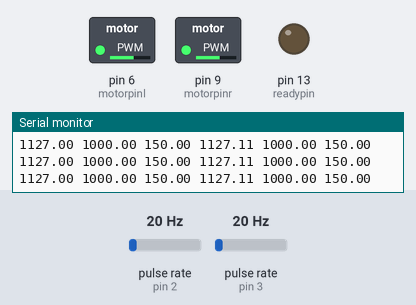
The sketch below on a simulated Arduino Uno, built with avr-gcc and run on an emulated ATmega328P. Shown: switched loads named in the sketch (green lamp = pin HIGH), output pins drawn as LEDs (lit = HIGH), the last lines printed to the serial monitor. Wiring (inferred from the names in the program): 2 × pulse sensor: data pin 2 / data pin 3. Dashed ring = blinking. Inputs (shaded band) come from the test bench; at power-on: pulse rate (sensors on pin 2, pin 3) 20 Hz.

Above: at 1.2 s.
1.3 s: pulse rate (sensor on pin 2) set to 4 Hz
At 2.6 s:
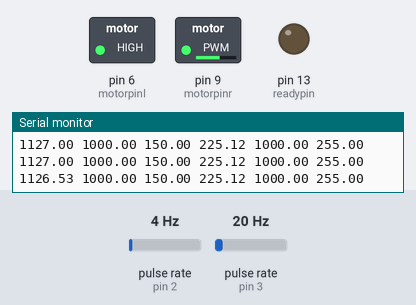
4.3 s: pulse rate (sensor on pin 3) set to 4 Hz
At 5.2 s:
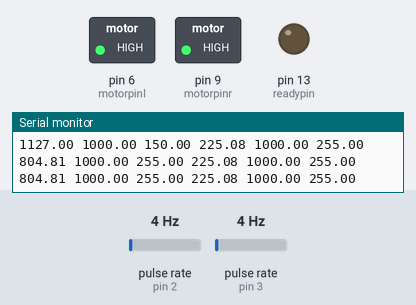
6.0 s: pulse rate (sensor on pin 2) set to 50 Hz
At 7.4 s:
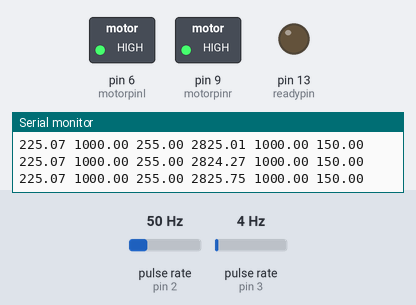
9.0 s: pulse rate (sensor on pin 2) set to 150 Hz
At 9.96 s:
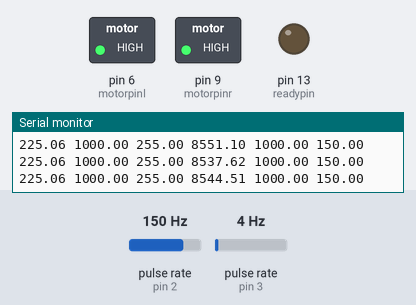
12.0 s: pulse rate (sensor on pin 2) set to 100 Hz
13.5 s: pulse rate (sensor on pin 2) set to 196 Hz
Timing chart, 0 to 16.8 s (numbered marks = the images above; inputs shaded):
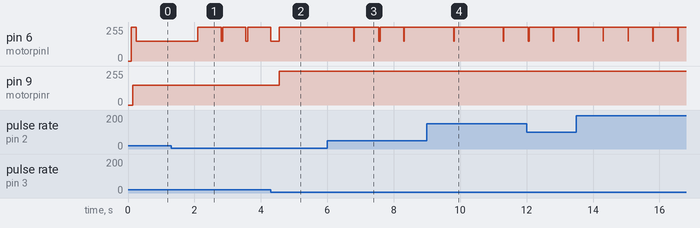

The sketch:

Tachometer2.ino
```cpp
#include <PID_v1.h>

const int r_sensor = 2;
const int l_sensor = 3;
volatile bool right_sensor_triggered = false;
volatile bool left_sensor_triggered = false;
double time_trip_r = 0;
double time_trip_l = 0;
double rpm_r = 0;
double rpm_l = 0;
//int threshold = 300;
double setspeed_r = 1000;
double setspeed_l = 1000;
double r_motor_in = 200;
double l_motor_in = 200;
double avgbuffer_r = 0;
int avgcounter_r = 0;
double avgbuffer_l = 0;
int avgcounter_l = 1;
double rpm_out_r = 0;
double rpm_out_l = 0;
int readypin = 13;
String inString = "";  // string to hold Serial input
int idlespeed = 150;
int diff = 25; // launch speed difference threshold (RPM)

int movmean = 3;

int motorpinr = 9;
int motorpinl = 6;

double Kp = 1.75, Ki = 0.075 ,Kd = 0;

PID r_PID(&rpm_out_r, &r_motor_in, &setspeed_r, Kp, Ki, Kd, DIRECT);
PID l_PID(&rpm_out_l, &l_motor_in, &setspeed_l, Kp, Ki, Kd, DIRECT);

/* TODO write interrupt functions */
void right_sensor_ISR()
{
	right_sensor_triggered = true;
/*
	rpm_r = (1/((millis()-time_trip_r)/1000))*600*6;
	//r_status = true;
	time_trip_r = millis();
	avgbuffer_r += rpm_r;
	avgcounter_r++;
*/
}

void left_sensor_ISR()
{
	left_sensor_triggered = true ;
/*
	rpm_l = (1/((millis()-time_trip_l)/1000))*600*6;
	//l_status = true;
	time_trip_l = millis();
	avgbuffer_l += rpm_l;
	avgcounter_l++;
*/
}

void setup() {
	Serial.begin(115200);
	pinMode(motorpinr, OUTPUT);
	pinMode(motorpinl, OUTPUT);
	//pinMode(r_sensor,INPUT);
	//pinMode(l_sensor,INPUT);
	pinMode(readypin, OUTPUT);
	r_PID.SetMode(AUTOMATIC);
	l_PID.SetMode(AUTOMATIC);
	TCCR0B = TCCR0B & B11111000 | B00000001;  // set timer 0 divisor to 1 for PWM frequency of 62500.00 Hz
	TCCR1B = TCCR1B & B11111000 | B00000001;  // set timer 1 divisor to 1 for PWM frequency of 31372.55 Hz

	/* Initialize trip starting time point */
	time_trip_r = millis();
	time_trip_l = millis();
	/* TODO Set up l_sensor and r_sensor as interrupts */
	digitalWrite(l_sensor, HIGH);
	digitalWrite(r_sensor, HIGH);
	attachInterrupt(0, left_sensor_ISR, RISING);
	attachInterrupt(1, right_sensor_ISR, RISING);
	rpm_out_r = 0;
	rpm_out_l = 0;
}

void loop() {
	/* Read serial input to set target speed */
	while (Serial.available())
	{
		int inChar = Serial.read();
		int tempSpeed = 0;
		if (isDigit(inChar))  // convert the incoming byte to a char and add it to the string:
		{
			inString += (char)inChar;
		}
		/* End of user input, set target speed from input */
		if (inChar == '\n')
		{
			tempSpeed = inString.toInt();
			setspeed_r = tempSpeed;
			setspeed_l = tempSpeed;
			inString = "";  // clear the string for new input:
		}
	}
	/* BEGIN */
	//int rsread = analogRead(r_sensor);
	//int lsread = analogRead(l_sensor);


	//check if right sensor is seeing white for the first time in a rotation
	if (right_sensor_triggered)
	{
		rpm_r = (1/((millis()-time_trip_r)/1000))*600*6;
		right_sensor_triggered = false;
		time_trip_r = millis();
		avgbuffer_r += rpm_r;
		avgcounter_r++;
	}

	if (left_sensor_triggered)
	{
		rpm_l = (1/((millis()-time_trip_l)/1000))*600*6;
		left_sensor_triggered = false;
		time_trip_l = millis();
		avgbuffer_l += rpm_l;
		avgcounter_l++;
	}
/*
	//check if right sensor is seeing black for the first time in a rotation
	if ((rsread > threshold) && (r_status == true))
	{
		r_status = false;
	}
	if ((lsread > threshold) && (l_status == true))
	{
		l_status = false;
	}
*/
	/* END */

	if (avgcounter_r == movmean)
	{
		rpm_out_r = avgbuffer_r/movmean;
		avgbuffer_r = 0;
		avgcounter_r = 0;

		r_PID.Compute();
		if (r_motor_in > 255)
		{
			r_motor_in = 255;
		}
		if (r_motor_in < idlespeed)
		{
			r_motor_in = idlespeed;
		}
		analogWrite(motorpinr, r_motor_in);
		l_PID.Compute();
		if (l_motor_in > 255)
		{
			l_motor_in = 255;
		}
		if (l_motor_in < idlespeed)
		{
			l_motor_in = idlespeed;
		}
		analogWrite(motorpinl, l_motor_in);


		Serial.print(rpm_out_r);
		Serial.print(" ");
		Serial.print(setspeed_r);
		Serial.print(" ");
		Serial.print(r_motor_in);
		Serial.print(" ");
		Serial.print(rpm_out_l);
		Serial.print(" ");
		Serial.print(setspeed_l);
		Serial.print(" ");
		Serial.println(l_motor_in);

	}

	if (avgcounter_l == movmean)
	{
		rpm_out_l = avgbuffer_l/movmean;
		avgbuffer_l = 0;
		avgcounter_l = 0;
		l_PID.Compute();
		if (l_motor_in > 255)
		{
			l_motor_in = 255;
		}
		if (l_motor_in < idlespeed)
		{
			l_motor_in = idlespeed;
		}
		analogWrite(motorpinl, l_motor_in);
		r_PID.Compute();
		if (r_motor_in > 255)
		{
			r_motor_in = 255;
		}
		if (r_motor_in < idlespeed)
		{
			r_motor_in = idlespeed;
		}
		analogWrite(motorpinl, r_motor_in);

		Serial.print(rpm_out_r);
		Serial.print(" ");
		Serial.print(setspeed_r);
		Serial.print(" ");
		Serial.print(r_motor_in);
		Serial.print(" ");
		Serial.print(rpm_out_l);
		Serial.print(" ");
		Serial.print(setspeed_l);
		Serial.print(" ");
		Serial.println(l_motor_in);

	}
	/* If the speeds are within the difference tolerance, signal to other arduino
	** that we are ready to fire, by writing to a pin */
	if ((abs(rpm_out_l-setspeed_l) < diff) && (abs(rpm_out_r-setspeed_r) < diff))
	{
		digitalWrite(readypin,HIGH);
		//Serial.println("Ready to launch");
		digitalWrite(readypin,LOW);
	}
}
```

Measured:
- after the input at 1.3 s, pin 6 (motorpinl): 150/255 → 255/255 after 0.80 s
- after the input at 4.3 s, pin 9 (motorpinr): 150/255 → 255/255 after 0.25 s
- after the input at 6.0 s, pin 6 (motorpinl): alternates 255/255 for 0.73 s and 150/255 for 0.01 s, starting after 0.80 s
- after the input at 9.0 s, pin 6 (motorpinl): alternates 255/255 for 1.5 s and 150/255 for 0.02 s, starting after 0.80 s
